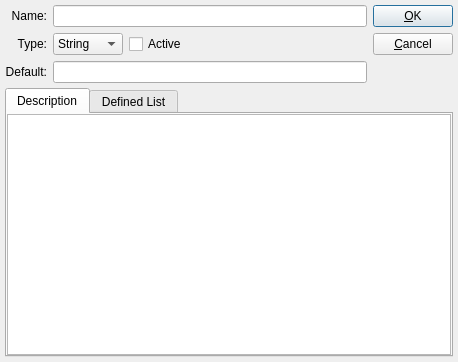
<ui version="4.0" >
 <comment> * OpenRPT report writer and rendering engine
 * Copyright (C) 2001-2010 by OpenMFG, LLC
 *
 * This library is free software; you can redistribute it and/or
 * modify it under the terms of the GNU Lesser General Public
 * License as published by the Free Software Foundation; either
 * version 2.1 of the License, or (at your option) any later version.
 *
 * This library is distributed in the hope that it will be useful,
 * but WITHOUT ANY WARRANTY; without even the implied warranty of
 * MERCHANTABILITY or FITNESS FOR A PARTICULAR PURPOSE. See the GNU
 * Lesser General Public License for more details.
 *
 * You should have received a copy of the GNU Lesser General Public
 * License along with this library; if not, write to the Free Software
 * Foundation, Inc., 59 Temple Place, Suite 330, Boston, MA 02111-1307 USA
 * Please contact info@openmfg.com with any questions on this license.</comment>
 <class>ReportParameter</class>
 <widget class="QDialog" name="ReportParameter" >
  <property name="geometry" >
   <rect>
    <x>0</x>
    <y>0</y>
    <width>458</width>
    <height>362</height>
   </rect>
  </property>
  <property name="windowTitle" >
   <string>Parameter</string>
  </property>
  <layout class="QVBoxLayout" >
   <property name="spacing" >
    <number>5</number>
   </property>
   <property name="margin" >
    <number>5</number>
   </property>
   <item>
    <layout class="QHBoxLayout" >
     <property name="spacing" >
      <number>6</number>
     </property>
     <property name="margin" >
      <number>0</number>
     </property>
     <item>
      <layout class="QGridLayout" >
       <property name="margin" >
        <number>0</number>
       </property>
       <property name="spacing" >
        <number>6</number>
       </property>
       <item row="0" column="0" >
        <widget class="QLabel" name="_lblName" >
         <property name="text" >
          <string>Name:</string>
         </property>
         <property name="alignment" >
          <set>Qt::AlignRight|Qt::AlignTrailing|Qt::AlignVCenter</set>
         </property>
         <property name="buddy" >
          <cstring>_leName</cstring>
         </property>
        </widget>
       </item>
       <item row="1" column="0" >
        <widget class="QLabel" name="_lblType" >
         <property name="text" >
          <string>Type:</string>
         </property>
         <property name="alignment" >
          <set>Qt::AlignRight|Qt::AlignTrailing|Qt::AlignVCenter</set>
         </property>
         <property name="buddy" >
          <cstring>_cbType</cstring>
         </property>
        </widget>
       </item>
       <item row="0" column="1" >
        <widget class="QLineEdit" name="_leName" />
       </item>
       <item row="1" column="1" >
        <layout class="QHBoxLayout" >
         <property name="spacing" >
          <number>6</number>
         </property>
         <property name="margin" >
          <number>0</number>
         </property>
         <item>
          <widget class="QComboBox" name="_cbType" >
           <item>
            <property name="text" >
             <string>String</string>
            </property>
           </item>
           <item>
            <property name="text" >
             <string>Integer</string>
            </property>
           </item>
           <item>
            <property name="text" >
             <string>Double</string>
            </property>
           </item>
           <item>
            <property name="text" >
             <string>Bool</string>
            </property>
           </item>
          </widget>
         </item>
         <item>
          <widget class="QCheckBox" name="_active" >
           <property name="text" >
            <string>Active</string>
           </property>
          </widget>
         </item>
         <item>
          <spacer>
           <property name="orientation" >
            <enum>Qt::Horizontal</enum>
           </property>
           <property name="sizeType" >
            <enum>QSizePolicy::Expanding</enum>
           </property>
           <property name="sizeHint" stdset="0" >
            <size>
             <width>40</width>
             <height>20</height>
            </size>
           </property>
          </spacer>
         </item>
        </layout>
       </item>
       <item row="2" column="1" >
        <widget class="QLineEdit" name="_leDefault" />
       </item>
       <item row="2" column="0" >
        <widget class="QLabel" name="_lblDefault" >
         <property name="text" >
          <string>Default:</string>
         </property>
         <property name="alignment" >
          <set>Qt::AlignRight|Qt::AlignTrailing|Qt::AlignVCenter</set>
         </property>
         <property name="buddy" >
          <cstring>_leDefault</cstring>
         </property>
        </widget>
       </item>
      </layout>
     </item>
     <item>
      <layout class="QVBoxLayout" >
       <property name="spacing" >
        <number>6</number>
       </property>
       <property name="margin" >
        <number>0</number>
       </property>
       <item>
        <widget class="QPushButton" name="_btnOk" >
         <property name="text" >
          <string>&amp;OK</string>
         </property>
        </widget>
       </item>
       <item>
        <widget class="QPushButton" name="_btnCancel" >
         <property name="text" >
          <string>&amp;Cancel</string>
         </property>
        </widget>
       </item>
       <item>
        <spacer>
         <property name="orientation" >
          <enum>Qt::Vertical</enum>
         </property>
         <property name="sizeType" >
          <enum>QSizePolicy::MinimumExpanding</enum>
         </property>
         <property name="sizeHint" stdset="0" >
          <size>
           <width>20</width>
           <height>0</height>
          </size>
         </property>
        </spacer>
       </item>
      </layout>
     </item>
    </layout>
   </item>
   <item>
    <widget class="QTabWidget" name="_tab" >
     <property name="sizePolicy" >
      <sizepolicy vsizetype="Expanding" hsizetype="Expanding" >
       <horstretch>0</horstretch>
       <verstretch>1</verstretch>
      </sizepolicy>
     </property>
     <property name="currentIndex" >
      <number>0</number>
     </property>
     <widget class="QWidget" name="description" >
      <attribute name="title" >
       <string>Description</string>
      </attribute>
      <layout class="QVBoxLayout" >
       <property name="spacing" >
        <number>6</number>
       </property>
       <property name="margin" >
        <number>0</number>
       </property>
       <item>
        <widget class="QTextEdit" name="_tbDescrip" />
       </item>
      </layout>
     </widget>
     <widget class="QWidget" name="lists" >
      <attribute name="title" >
       <string>Defined List</string>
      </attribute>
      <layout class="QVBoxLayout" >
       <property name="spacing" >
        <number>6</number>
       </property>
       <property name="margin" >
        <number>0</number>
       </property>
       <item>
        <widget class="QGroupBox" name="_listType" >
         <property name="title" >
          <string>List Type</string>
         </property>
         <layout class="QHBoxLayout" >
          <property name="spacing" >
           <number>5</number>
          </property>
          <property name="margin" >
           <number>5</number>
          </property>
          <item>
           <widget class="QRadioButton" name="_staticList" >
            <property name="text" >
             <string>Static</string>
            </property>
            <property name="checked" >
             <bool>true</bool>
            </property>
           </widget>
          </item>
          <item>
           <widget class="QRadioButton" name="_dynamicList" >
            <property name="text" >
             <string>Dynamic</string>
            </property>
           </widget>
          </item>
         </layout>
        </widget>
       </item>
       <item>
        <widget class="QStackedWidget" name="_stack" >
         <property name="sizePolicy" >
          <sizepolicy vsizetype="Expanding" hsizetype="Preferred" >
           <horstretch>0</horstretch>
           <verstretch>0</verstretch>
          </sizepolicy>
         </property>
         <property name="currentIndex" >
          <number>0</number>
         </property>
         <widget class="QWidget" name="WStackPage" >
          <layout class="QVBoxLayout" >
           <property name="spacing" >
            <number>0</number>
           </property>
           <property name="margin" >
            <number>0</number>
           </property>
           <item>
            <widget class="QLabel" name="_lblStatic" >
             <property name="text" >
              <string>Static List Values:</string>
             </property>
             <property name="buddy" >
              <cstring>_listValues</cstring>
             </property>
            </widget>
           </item>
           <item>
            <layout class="QHBoxLayout" >
             <property name="spacing" >
              <number>6</number>
             </property>
             <property name="margin" >
              <number>0</number>
             </property>
             <item>
              <widget class="QTreeWidget" name="_listValues" >
               <column>
                <property name="text" >
                 <string>Value</string>
                </property>
               </column>
               <column>
                <property name="text" >
                 <string>Label</string>
                </property>
               </column>
              </widget>
             </item>
             <item>
              <layout class="QVBoxLayout" >
               <property name="spacing" >
                <number>6</number>
               </property>
               <property name="margin" >
                <number>0</number>
               </property>
               <item>
                <widget class="QPushButton" name="_add" >
                 <property name="text" >
                  <string>Add</string>
                 </property>
                </widget>
               </item>
               <item>
                <widget class="QPushButton" name="_edit" >
                 <property name="enabled" >
                  <bool>false</bool>
                 </property>
                 <property name="text" >
                  <string>Edit</string>
                 </property>
                </widget>
               </item>
               <item>
                <spacer>
                 <property name="orientation" >
                  <enum>Qt::Vertical</enum>
                 </property>
                 <property name="sizeType" >
                  <enum>QSizePolicy::Expanding</enum>
                 </property>
                 <property name="sizeHint" stdset="0" >
                  <size>
                   <width>20</width>
                   <height>21</height>
                  </size>
                 </property>
                </spacer>
               </item>
               <item>
                <widget class="QPushButton" name="_remove" >
                 <property name="enabled" >
                  <bool>false</bool>
                 </property>
                 <property name="text" >
                  <string>Remove</string>
                 </property>
                </widget>
               </item>
              </layout>
             </item>
            </layout>
           </item>
          </layout>
         </widget>
         <widget class="QWidget" name="dynamic" >
          <layout class="QVBoxLayout" >
           <property name="spacing" >
            <number>0</number>
           </property>
           <property name="margin" >
            <number>0</number>
           </property>
           <item>
            <widget class="QLabel" name="_lblDynamic" >
             <property name="text" >
              <string>Dynamic List Query:</string>
             </property>
             <property name="buddy" >
              <cstring>_dynamicQuery</cstring>
             </property>
            </widget>
           </item>
           <item>
            <widget class="QTextEdit" name="_dynamicQuery" />
           </item>
          </layout>
         </widget>
        </widget>
       </item>
      </layout>
     </widget>
    </widget>
   </item>
  </layout>
 </widget>
 <layoutdefault spacing="6" margin="11" />
 <tabstops>
  <tabstop>_leName</tabstop>
  <tabstop>_cbType</tabstop>
  <tabstop>_active</tabstop>
  <tabstop>_leDefault</tabstop>
  <tabstop>_tbDescrip</tabstop>
  <tabstop>_tab</tabstop>
  <tabstop>_staticList</tabstop>
  <tabstop>_listValues</tabstop>
  <tabstop>_add</tabstop>
  <tabstop>_edit</tabstop>
  <tabstop>_remove</tabstop>
  <tabstop>_dynamicList</tabstop>
  <tabstop>_dynamicQuery</tabstop>
  <tabstop>_btnOk</tabstop>
  <tabstop>_btnCancel</tabstop>
 </tabstops>
 <resources/>
 <connections>
  <connection>
   <sender>_btnOk</sender>
   <signal>clicked()</signal>
   <receiver>ReportParameter</receiver>
   <slot>accept()</slot>
   <hints>
    <hint type="sourcelabel" >
     <x>384</x>
     <y>27</y>
    </hint>
    <hint type="destinationlabel" >
     <x>20</x>
     <y>20</y>
    </hint>
   </hints>
  </connection>
  <connection>
   <sender>_btnCancel</sender>
   <signal>clicked()</signal>
   <receiver>ReportParameter</receiver>
   <slot>reject()</slot>
   <hints>
    <hint type="sourcelabel" >
     <x>384</x>
     <y>62</y>
    </hint>
    <hint type="destinationlabel" >
     <x>20</x>
     <y>20</y>
    </hint>
   </hints>
  </connection>
 </connections>
</ui>
